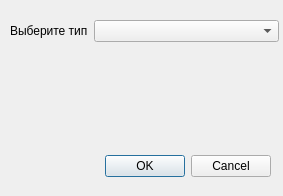
<?xml version="1.0" encoding="UTF-8"?>
<ui version="4.0">
 <class>Dialog</class>
 <widget class="QDialog" name="Dialog">
  <property name="geometry">
   <rect>
    <x>0</x>
    <y>0</y>
    <width>283</width>
    <height>196</height>
   </rect>
  </property>
  <property name="windowTitle">
   <string>Dialog</string>
  </property>
  <widget class="QWidget" name="formLayoutWidget">
   <property name="geometry">
    <rect>
     <x>10</x>
     <y>20</y>
     <width>269</width>
     <height>101</height>
    </rect>
   </property>
   <layout class="QFormLayout" name="formLayout">
    <item row="0" column="0">
     <widget class="QLabel" name="label_3">
      <property name="text">
       <string>Выберите тип</string>
      </property>
     </widget>
    </item>
    <item row="0" column="1">
     <widget class="QComboBox" name="comboBox"/>
    </item>
   </layout>
  </widget>
  <widget class="QDialogButtonBox" name="buttonBox">
   <property name="geometry">
    <rect>
     <x>100</x>
     <y>150</y>
     <width>171</width>
     <height>32</height>
    </rect>
   </property>
   <property name="orientation">
    <enum>Qt::Horizontal</enum>
   </property>
   <property name="standardButtons">
    <set>QDialogButtonBox::Cancel|QDialogButtonBox::Ok</set>
   </property>
  </widget>
 </widget>
 <resources/>
 <connections>
  <connection>
   <sender>buttonBox</sender>
   <signal>accepted()</signal>
   <receiver>Dialog</receiver>
   <slot>accept()</slot>
   <hints>
    <hint type="sourcelabel">
     <x>248</x>
     <y>254</y>
    </hint>
    <hint type="destinationlabel">
     <x>157</x>
     <y>274</y>
    </hint>
   </hints>
  </connection>
  <connection>
   <sender>buttonBox</sender>
   <signal>rejected()</signal>
   <receiver>Dialog</receiver>
   <slot>reject()</slot>
   <hints>
    <hint type="sourcelabel">
     <x>316</x>
     <y>260</y>
    </hint>
    <hint type="destinationlabel">
     <x>286</x>
     <y>274</y>
    </hint>
   </hints>
  </connection>
 </connections>
</ui>
